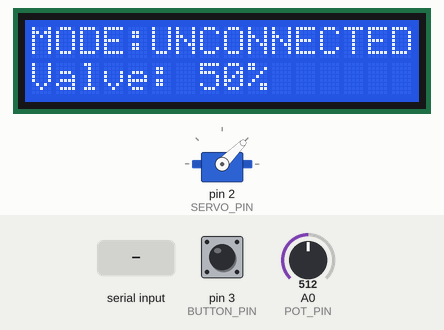
Bench run of a program on a simulated Arduino Uno, built with avr-gcc and run on an emulated ATmega328P. On the bench: 16×2 character LCD, servo. The inputs (shaded band) are chosen by the test bench; at power-on: A0 (POT_PIN) = 512, pin 3 (BUTTON_PIN) HIGH. What the program prints to the serial monitor is not drawn.

Above: at 1.2 s.
1.3 s: "C\n" received over Serial
At 1.97 s:
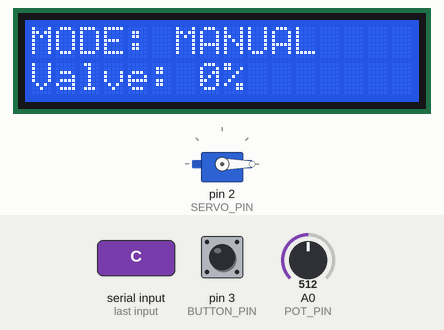
3.9 s: A0 (POT_PIN) set to 716
At 5.27 s:
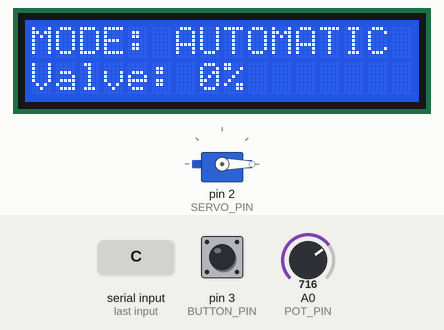
5.7 s: "90,45\n" received over Serial
At 6.17 s:
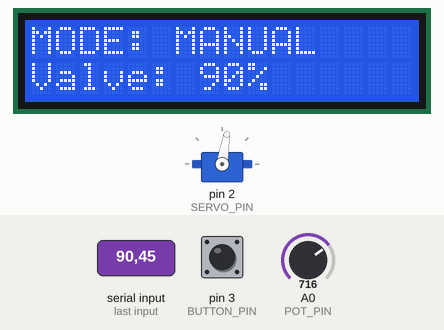
8.1 s: A0 (POT_PIN) set to 306
At 8.6 s:
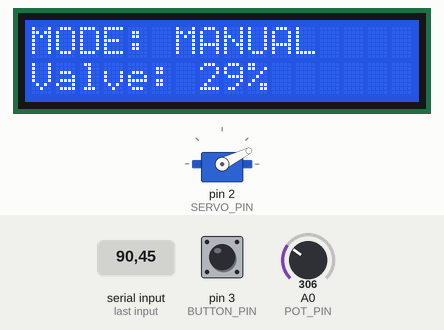
9.9 s: "30,150\n" received over Serial
At 10.67 s:
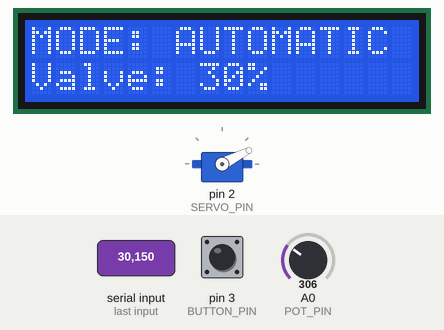
12.9 s: A0 (POT_PIN) set to 511
At 13.4 s:
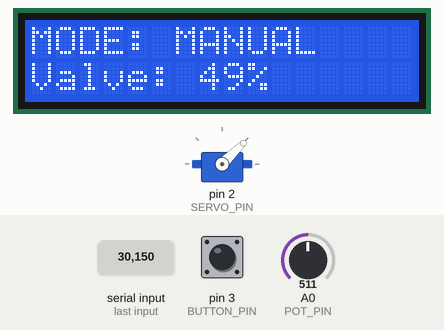
Timing chart, 0 to 15.7 s (numbered marks = the images above; inputs shaded):
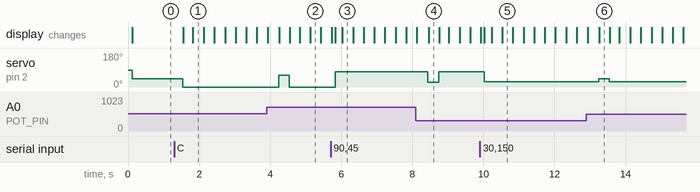

The program:

main.cpp
```cpp
#include <Arduino.h>

#include "core/Context.h"
#include "core/Scheduler.h"
#include "model/Hardware.h"

#include "tasks/CommunicationTask.h"
#include "tasks/SystemTask.h"
#include "tasks/ValveTask.h"

#include "config.h"

static Hardware hardware(BUTTON_PIN, SERVO_PIN, POT_PIN, LCD_ADDR, LCD_COLS, LCD_ROWS);
static Scheduler scheduler;
static Context context;

void setup(void) {
    scheduler.init(100);
    hardware.init();

    scheduler.addTask(new SystemTask(hardware, context, 300));
    scheduler.addTask(new ValveTask(hardware, context, 100));
    scheduler.addTask(new CommunicationTask(hardware, context, BAUD, 100));
}

void loop(void) {
    scheduler.schedule();
}
```

Context.h
```cpp
#pragma once

#include <Arduino.h>

#include <Queue.h>

/**
 * @brief System context and state manager.
 *
 * This class maintains the operational mode (automatic/manual) and current
 * valve position state for the entire system. It provides a centralized
 * interface for state management and control mode transitions.
 * Response messages are managed as a FIFO queue to avoid losing messages.
 */
class Context final {
  private:
    bool automatic;
    bool virtualPerc;
    bool change;
    bool connected;
    Queue<String> responseQueue;
    uint8_t position;

    unsigned long lastMsgTime;

  public:
    /**
     * @brief Constructs a new Context object.
     * Initializes with default state (automatic mode, position 0).
     */
    Context(void);

    /**
     * @brief Sets the system to automatic control mode.
     * In automatic mode, valve position is controlled by system logic.
     */
    void setAutomatic(void);

    /**
     * @brief Sets the system to manual control mode.
     * In manual mode, valve position is controlled by user input.
     */
    void setManual(void);

    /**
     * @brief Checks if the system is in automatic mode.
     * @return true if in automatic mode, false if in manual mode.
     */
    bool isAutomatic(void);

    /**
     * @brief Sets the current valve position.
     * @param position The valve position percentage (0-100).
     */
    void setValvePercentage(uint8_t position);

    /**
     * @brief Checks if a new valve percentage was received and clears the flag.
     * @return true if a new percentage was set since the last check.
     */
    bool consumePendingValvePercentage(void);

    /**
     * @brief Gets the current valve position.
     * @return Current valve position percentage (0-100).
     */
    uint8_t getValvePercentage(void);

    /**
     * @brief Updates the timestamp of the last received message.
     * Should be called whenever a valid message is received to reset the network timeout timer.
     */
    void recordLastMessageTime(void);

    /**
     * @brief Gets the timestamp of the last received message.
     * @return Timestamp (in milliseconds) of the last received message.
     */
    unsigned long getLastMsgTime(void);

    /**
     * @brief Signals that a mode change is pending.
     *
     * This method sets an internal flag indicating that the system needs to
     * switch between automatic and manual modes. The change will be processed
     * by the appropriate tasks when they check for pending changes.
     */
    void requestModeToggle(void);

    /**
     * @brief Checks if a mode change is pending.
     *
     * This method returns whether a mode change has been requested and
     * automatically clears the change flag. This ensures each change request
     * is only processed once.
     *
     * @return true if a mode change is pending, false otherwise.
     */
    bool consumeModeToggleRequest(void);

    /**
     * @brief Sets a response message to be added to the response queue.
     *
     * Stores the provided response string in a FIFO queue. If the queue is full,
     * the oldest response will be discarded to make room for the new one.
     * The CommunicationTask should regularly check for pending responses using
     * `needResponse()` and retrieve them using `popResponse()`.
     *
     * @param response The response string to be queued. Can be empty to queue
     *                 empty messages.
     */
    void setResponse(String response);

    /**
     * @brief Gets the oldest queued response without removing it.
     *
     * Retrieves the response string at the front of the queue. This method
     * does not remove the response from the queue. Use `popResponse()` to
     * get and remove a response atomically.
     *
     * @return The oldest queued response string. Returns empty string if queue
     *         is empty.
     */
    String getResponse(void);

    /**
     * @brief Retrieves and removes the oldest queued response.
     *
     * Atomically returns the response at the front of the queue and removes it.
     * This is the preferred method for processing queued responses.
     *
     * @return The oldest queued response string. Returns empty string if queue
     *         is empty.
     */
    String popResponse(void);

    /**
     * @brief Checks if a response message is pending.
     *
     * Determines whether there is at least one non-empty response in the queue.
     * This method only checks the presence of responses without modifying them.
     *
     * @return true if at least one response is queued, false otherwise.
     */
    bool needResponse(void);

    /**
     * @brief Sets the system to unconnected state
     *
     * Marks the system as disconnected from network/communication.
     * This state is typically used when network communication is lost.
     */
    void setDisconnected(void);

    /**
     * @brief Sets the system to connected state
     *
     * Marks the system as connected to network/communication.
     * This state indicates that normal communication is established.
     */
    void setConnected(void);

    /**
     * @brief Checks if the system is connected
     * @return true if the system is connected, false otherwise
     */
    bool isConnected(void);

    /**
     * @brief Resets the context to default state.
     * Sets automatic mode and position to 0.
     */
    void reset(void);
};
```

Scheduler.h
```cpp
#pragma once

#include "tasks/Task.h"

#define MAX_TASKS 10

/**
 * @brief Task scheduler class for managing periodic tasks.
 *
 * This class provides a cooperative scheduler that manages multiple tasks
 * and executes them based on a fixed time period using Timer1 interrupts.
 */
class Scheduler final {
  private:
    Task *taskList[MAX_TASKS];
    int nTasks;

  public:
    /**
     * @brief Initializes the scheduler with a specified period.
     *
     * @param periodMs The scheduling period in milliseconds
     */
    void init(unsigned long periodMs);

    /**
     * @brief Adds a task to the scheduler.
     *
     * @param task Pointer to the task to be added
     * @return true if the task was successfully added, false if the scheduler is full
     */
    bool addTask(Task *task);

    /**
     * @brief Executes the scheduling loop.
     *
     * This method should be called in the main loop. It waits for the timer interrupt
     * and then executes all tasks that are due to run.
     */
    void schedule(void);

    /**
     * @brief Destructor that cleans up all scheduled tasks.
     *
     * Deletes all task objects that were added to the scheduler to prevent memory leaks.
     */
    ~Scheduler();
};
```

Hardware.h
```cpp
#pragma once

#include <Arduino.h>

#include <Button.h>
#include <Lcd.h>
#include <Motor.h>
#include <Potentiometer.h>

/**
 * @brief Central hardware management class for the entire system.
 *
 * This class serves as a facade that initializes and provides access to all
 * hardware components used in the system. It manages the lifecycle of all
 * hardware objects and provides a unified interface for accessing them.
 * The class follows the RAII (Resource Acquisition Is Initialization) pattern
 * to ensure proper resource management.
 */
class Hardware final {
  private:
    Button *button;
    Motor *motor;
    Potentiometer *potentiometer;
    Lcd *lcd;

    uint8_t buttonPin;
    uint8_t motorPin;
    uint8_t potentiometerPin;
    uint8_t lcdAddr;
    uint8_t lcdCols;
    uint8_t lcdRows;

  public:
    /**
     * @brief Construct a Hardware object and store pin configuration.
     * @param buttonPin Digital pin connected to the button.
     * @param motorPin PWM pin connected to the motor.
     * @param potentiometerPin Analog pin connected to the potentiometer.
     * @param lcdAddr I2C address of the LCD display.
     * @param lcdCols Number of columns in the LCD display.
     * @param lcdRows Number of rows in the LCD display.
     */
    explicit Hardware(uint8_t buttonPin, uint8_t motorPin, uint8_t potentiometerPin, uint8_t lcdAddr, uint8_t lcdCols, uint8_t lcdRows);

    /**
     * @brief Initialize all hardware components.
     * Must be called before using any hardware components. Allocates memory
     * for hardware objects and sets up their initial state.
     */
    void init(void);

    void motorOn(void);

    /**
     * @brief Check if the button is currently pressed.
     * @return true if button is pressed, false otherwise.
     */
    bool isPressed(void);

    /**
     * @brief Read the current potentiometer value.
     * @return Potentiometer reading (0-1023 typically).
     */
    int getPotValue(void);

    /**
     * @brief Set the motor to a specific position.
     * @param value Target position value (implementation dependent).
     */
    void setMotorPosition(int value);

    /**
     * @brief Print a message on the LCD display.
     * @param y Row position (0-indexed) for the message.
     * @param msg Message string to display.
     */
    void printOnLcd(uint8_t y, String msg);

    /**
     * @brief Print "MANUAL" on the LCD display.
     */
    void printManual();

    /**
     * @brief Print "AUTOMATIC" on the LCD display.
     */
    void printAutomatic();

    /**
     * @brief Print "UNCONNECTED" on the LCD display.
     */
    void printUnconnected();

    /**
     * @brief Print the percentual of valve opening on the LCD display.
     */
    void printValveValue(uint8_t value);

    /**
     * @brief Destroy the Hardware object and clean up all components.
     * Deletes all allocated hardware objects to prevent memory leaks.
     * Automatically called when Hardware object goes out of scope.
     */
    ~Hardware();
};
```

CommunicationTask.h
```cpp
#pragma once

#include "Task.h"
#include "core/Context.h"
#include "model/Hardware.h"

/**
 * CommunicationTask handles serial communication with the user.
 * It reads input from the serial port, processes commands, and
 * updates the system state accordingly.
 */
class CommunicationTask final : public Task {
  private:
    Hardware &hardware;
    Context &context;

  public:
    /**
     * @brief Initialize communication task with hardware, context, baud rate, and period
     */
    explicit CommunicationTask(Hardware &hw, Context &ctx, int baud, int period);

    /**
     * @brief Periodically check for serial input and process commands
     */
    void tick(void) override;

    /**
     * @brief Default destructor
     */
    ~CommunicationTask() = default;
};
```

SystemTask.h
```cpp
#pragma once

#include "Task.h"
#include "core/Context.h"
#include "model/Hardware.h"

class SystemTask final : public Task {
  private:
    Hardware &hardware;
    Context &context;
    enum { AUTOMATIC, MANUAL, UNCONNECTED } state;

    void transitionToAutomatic();
    void transitionToManual();
    void transitionToUnconnected();

  public:
    /**
     * @brief Construct a new System Task object
     * @param btn Reference to button
     * @param ctx Reference to application context
     * @param period System task execution period in milliseconds
     */
    explicit SystemTask(Hardware &hw, Context &ctx, int period);

    /**
     * @brief Execute one tick of the system state machine
     *
     * Calls the current state's tick method to handle state transitions
     * and temperature monitoring logic.
     */
    void tick(void) override;

    /**
     * @brief Destroy the System Task object
     *
     * Cleans up hardware and state objects to prevent memory leaks.
     */
    ~SystemTask() = default;
};
```

Task.h
```cpp
#pragma once

#include <Arduino.h>

/**
 * @brief Abstract base class for implementing periodic tasks
 *
 * This class provides the framework for creating tasks that need to run
 * at regular intervals. Derived classes must implement the tick() method
 * with the actual task logic.
 */
class Task {
  private:
    unsigned long periodUs;
    unsigned long lastRun;

  public:
    /**
     * @brief Initialize the task with specified period
     * @param periodMs Execution period in milliseconds
     *
     * Sets up the task to run periodically with the given time interval.
     * The period is stored internally in microseconds for higher precision.
     */
    void init(unsigned long periodMs) {
        this->periodUs = periodMs * 1000UL;
        this->lastRun = 0;
    }

    /**
     * @brief Check if the task should run based on elapsed time
     * @param currentTime Current time in microseconds
     * @return true if the task should run, false otherwise
     *
     * Compares the time elapsed since last execution against the task period.
     * If sufficient time has passed, updates lastRun time and returns true.
     */
    bool shouldRun(unsigned long currentTime) {
        if ((currentTime - lastRun) >= periodUs) {
            lastRun = currentTime;
            return true;
        }
        return false;
    }

    /**
     * @brief Pure virtual function to be implemented by derived classes
     *
     * Contains the actual task logic that will be executed periodically
     * when shouldRun() returns true.
     */
    virtual void tick(void) = 0;

    /**
     * @brief Virtual destructor for proper cleanup of derived classes
     */
    virtual ~Task() = default;
};
```

ValveTask.h
```cpp
#pragma once

#include "Task.h"
#include "core/Context.h"
#include "model/Hardware.h"

/**
 * @brief Valve control task for managing motorized valve position.
 *
 * This task executes periodically to monitor and adjust the valve position
 * based on system requirements and current operational mode (automatic/manual).
 * It interfaces with both hardware components and system context to provide
 * coordinated valve control.
 */
class ValveTask final : public Task {
  private:
    Hardware &hardware;
    Context &context;
    uint8_t lastPerc;
    int lastPotValue;

  public:
    /**
     * @brief Constructs a new ValveTask object.
     * @param hw Reference to the Hardware object for device access.
     * @param ctx Reference to the Context object for state management.
     * @param period Task execution period in milliseconds.
     */
    explicit ValveTask(Hardware &hw, Context &ctx, int period);

    /**
     * @brief Execute one iteration of the valve control task.
     * This method is called periodically based on the task's execution period.
     * It reads system state, processes control logic, and updates valve position.
     */
    void tick(void) override;

    /**
     * @brief Destroy the ValveTask object.
     * Default destructor - cleans up hardware and state objects to prevent memory leaks.
     * Stops the motor and releases any acquired resources.
     */
    ~ValveTask() = default;
};
```

Scheduler.cpp
```cpp
#include "core/Scheduler.h"

#include <TimerOne.h>

volatile bool timerFlag = false;

/**
 * @brief Timer interrupt handler function.
 *
 * This function is called by Timer1 interrupt and sets the timerFlag to true.
 */
void timerHandler() {
    timerFlag = true;
}

/**
 * @brief Initializes the scheduler with a specified period.
 *
 * Sets up Timer1 with the given period and attaches the interrupt handler.
 *
 * @param periodMs The scheduling period in milliseconds
 */
void Scheduler::init(unsigned long periodMs) {
    timerFlag = false;
    this->nTasks = 0;
    Timer1.initialize(periodMs * 1000UL);
    Timer1.attachInterrupt(timerHandler);
}

/**
 * @brief Adds a task to the scheduler.
 *
 * @param task Pointer to the task to be added
 * @return true if the task was successfully added, false if the scheduler is full
 */
bool Scheduler::addTask(Task *task) {
    if (this->nTasks < MAX_TASKS) {
        this->taskList[nTasks] = task;
        this->nTasks++;
        return true;
    }
    return false;
}

/**
 * @brief Executes the scheduling loop.
 *
 * Waits for the timer interrupt flag, then checks and executes all tasks
 * that are due to run based on their timing requirements.
 */
void Scheduler::schedule() {
    while (!timerFlag) {
    }
    timerFlag = false;

    unsigned long currentTime = micros();

    for (int i = 0; i < nTasks; i++) {
        if (this->taskList[i]->shouldRun(currentTime)) {
            this->taskList[i]->tick();
        }
    }
}

/**
 * @brief Destructor that cleans up all scheduled tasks.
 *
 * Deletes all task objects that were added to the scheduler to prevent memory leaks.
 */
Scheduler::~Scheduler() {
    for (int i = 0; i < this->nTasks; ++i) {
        delete this->taskList[i];
        this->taskList[i] = nullptr;
    }
    this->nTasks = 0;
}
```

CommunicationTask.cpp
```cpp
#include "tasks/CommunicationTask.h"

/**
 * @brief Initialize communication task
 */
CommunicationTask::CommunicationTask(Hardware &hw, Context &ctx, int baud, int period) : hardware(hw), context(ctx) {
    Task::init(period);
    Serial.begin(baud);
}

/**
 * @brief Periodically check for serial input and process commands
 */
void CommunicationTask::tick(void) {
    if (Serial.available() > 0) {
        String input = Serial.readStringUntil('\n');
        input.trim();
        if (input.length() == 0) {
            return;
        }
        this->context.recordLastMessageTime();

        if (isDigit(input[0])) {
            this->context.setValvePercentage(constrain(input.toInt(), 0, 100));
        } else {
            input.toUpperCase();
            if (input.equals("M") && this->context.isConnected()) {
                this->context.requestModeToggle();
            }
            if (input.equals("U")) {
                this->context.setDisconnected();
            }
            if (input.equals("C")) {
                this->context.setConnected();
            }
        }
    }

    if (this->context.needResponse()) {
        Serial.println(this->context.popResponse());
    }
}
```

Source omitted: Context.cpp (4635 bytes), Hardware.cpp (2634 bytes), SystemTask.cpp (2430 bytes), ValveTask.cpp (1237 bytes), config.h (1565 bytes)

Measured:
- after the input at 1.3 s, servo on pin 2 (SERVO_PIN): 45° → 0° after 0.24 s; the display: first changes after 0.26 s (image 1 shows a later state)
- after the input at 3.9 s, servo on pin 2 (SERVO_PIN): 0° → 62° after 0.34 s, → 0° 0.30 s later; the display: first differs from a run without the input after 0.35 s (image 2 shows a later state)
- after the input at 5.7 s, servo on pin 2 (SERVO_PIN): 0° → 81° after 0.13 s; the display: first differs from a run without the input after 0.13 s (image 3 shows a later state)
- after the input at 8.1 s, servo on pin 2 (SERVO_PIN): 81° → 26° after 0.34 s, → 81° 0.30 s later; the display: first differs from a run without the input after 0.35 s (image 4)
- after the input at 9.9 s, servo on pin 2 (SERVO_PIN): 81° → 27° after 0.13 s; the display: first differs from a run without the input after 0.13 s (image 5)
- after the input at 12.9 s, servo on pin 2 (SERVO_PIN): 27° → 44° after 0.34 s, → 27° 0.30 s later; the display: first differs from a run without the input after 0.35 s (image 6)
